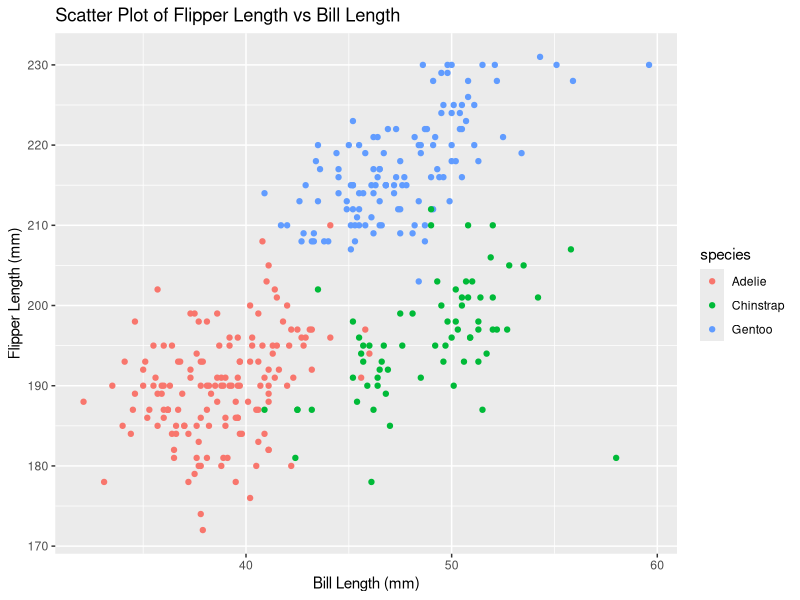
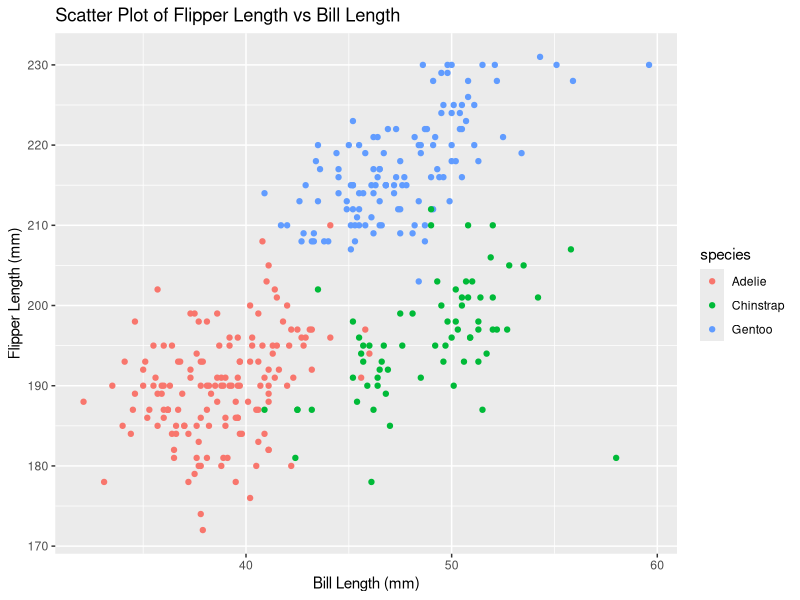

The R source for these figures, in order:
## ---- chunk 1
install.packages("palmerpenguins")

# Load necessary packages
library(palmerpenguins)
library(ggplot2)

# Load the penguins dataset
data("penguins")
## ---- chunk 2
# Description of the dataset
num_rows <- nrow(penguins)  # Number of rows
num_cols <- ncol(penguins)  # Number of columns
mean_flipper_length <- mean(penguins$flipper_length_mm, na.rm = TRUE)  # Mean flipper length

# Print the summary in the RMarkdown file
cat("The penguins dataset contains", num_rows, "rows and", num_cols, "columns.\n")
cat("The mean flipper length is", mean_flipper_length, "mm.\n")

# Create the scatter plot
ggplot(penguins, aes(x = bill_length_mm, y = flipper_length_mm, color = species)) +
  geom_point() +
  labs(title = "Scatter Plot of Flipper Length vs Bill Length", 
       x = "Bill Length (mm)", 
       y = "Flipper Length (mm)")



## ---- chunk 3

# Save the scatterplot to the project directory
ggsave("penguins_scatterplot.png")

## ---- chunk 4
# Load necessary packages
library(tidyverse)

# Set random seed for reproducibility
set.seed(123)



## ---- chunk 5
df <- data.frame(
  numeric_var = rnorm(10),  # Random sample from standard normal distribution
  logical_var = rnorm(10) > 0,  # Logical vector: TRUE if greater than 0
  character_var = sample(letters, 10),  # Random character vector
  factor_var = factor(sample(c("Level1", "Level2", "Level3"), 10, replace = TRUE))  # Factor with 3 levels
)

# Calculate means where applicable
numeric_mean <- mean(df$numeric_var)
logical_mean <- mean(as.numeric(df$logical_var))

# Convert factor to numeric levels and calculate the mean
factor_mean <- mean(as.numeric(df$factor_var))



## ---- chunk 6
cat("Mean of numeric_var:", numeric_mean, "\n")
cat("Mean of logical_var:", logical_mean, "\n")
cat("Mean of factor_var (numeric levels):", factor_mean, "\n")


